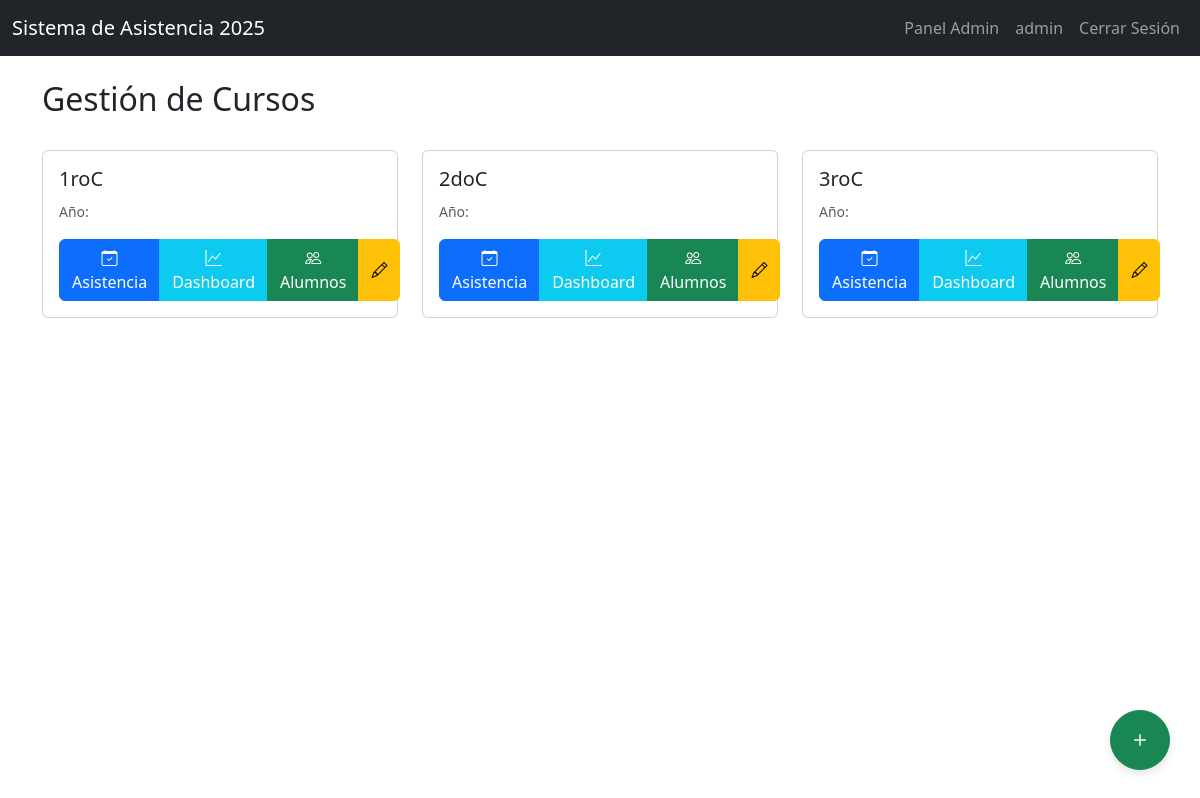
/dashboard (signed in), run on the app's committed database.
### tables this page shows
CREATE TABLE cursos (
                id INTEGER PRIMARY KEY AUTOINCREMENT,
                nombre TEXT UNIQUE
            );

### app.py (the view)
@app.route('/dashboard')
@login_required
def index():
    conn = get_db_connection()
    cursos = conn.execute('SELECT * FROM cursos ORDER BY nombre').fetchall()
    conn.close()
    return render_template('index.html', cursos=cursos)

### app.py (called while the page is built)
def get_db_connection():
    os.makedirs(os.path.dirname(DB_PATH), exist_ok=True)
    conn = sqlite3.connect(DB_PATH)
    conn.row_factory = sqlite3.Row
    cursor = conn.cursor()
    cursor.execute("SELECT name FROM sqlite_master WHERE type='table'")
    if not cursor.fetchall():
        init_db()
    return conn

def login_required(f):
    @wraps(f)
    def decorated_function(*args, **kwargs):
        if 'user_id' not in session:
            flash('Por favor inicia sesión para acceder', 'error')
            return redirect(url_for('login'))
        return f(*args, **kwargs)
    return decorated_function

### templates/index.html (shortened to what this page needs)
<!DOCTYPE html>
<html lang="es">
<head>
    <link href="https://cdn.jsdelivr.net/npm/bootstrap@5.3.0/dist/css/bootstrap.min.css" rel="stylesheet">
    <link href="https://cdn.jsdelivr.net/npm/bootstrap-icons@1.7.2/font/bootstrap-icons.css" rel="stylesheet">
    <link rel="stylesheet" href="https://cdnjs.cloudflare.com/ajax/libs/font-awesome/6.0.0/css/all.min.css">
</head>
<body>
    <nav class="navbar navbar-expand-lg navbar-dark bg-dark">
        <div class="container-fluid">
            <a class="navbar-brand" href="{{ url_for('index') }}">Sistema de Asistencia 2025</a>
            <div class="collapse navbar-collapse" id="navbarNav">
                <ul class="navbar-nav ms-auto">
                    {% if session.user_role == 'admin' %}
                    <li class="nav-item">
                        <a class="nav-link" href="{{ url_for('admin_panel') }}">Panel Admin</a>
                    </li>
                    {% endif %}
                    <li class="nav-item">
                        <span class="nav-link">{{ session.username }}</span>
                    </li>
                    <li class="nav-item">
                        <a class="nav-link" href="{{ url_for('logout') }}">Cerrar Sesión</a>
                    </li>
                </ul>
            </div>
        </div>
    </nav>
    <div class="container mt-4">
        <div class="row mb-4">
            <div class="col">
                <h2>Gestión de Cursos</h2>
            </div>
        </div>
        <div class="row row-cols-1 row-cols-md-3 g-4">
            {% for curso in cursos %}
            <div class="col">
                <div class="card h-100 course-card">
                    <div class="card-body">
                        <h5 class="card-title">{{ curso.nombre }}</h5>
                        <p class="card-text">
                            <small class="text-muted">Año: {{ curso.año }}</small>
                        </p>
                        <div class="btn-group w-100">
                            <a href="{{ url_for('asistencia', curso_id=curso.id) }}" class="btn btn-primary">
                                <i class="bi bi-calendar-check"></i> Asistencia
                            </a>
                            <a href="{{ url_for('dashboard', curso_id=curso.id) }}" class="btn btn-info text-white">
                                <i class="bi bi-graph-up"></i> Dashboard
                            </a>
                            <a href="{{ url_for('gestionar_alumnos', id=curso.id) }}" class="btn btn-success">
                                <i class="bi bi-people"></i> Alumnos
                            </a>
                            <button class="btn btn-warning" onclick="editarCurso({{ curso.id }}, '{{ curso.nombre }}', {{ curso.año }})">
                                <i class="bi bi-pencil"></i>
                            </button>
                        </div>
                    </div>
                </div>
            </div>
            {% endfor %}
        </div>
        <button class="btn btn-success btn-float" onclick="agregarCurso()">
            <i class="bi bi-plus"></i>
        </button>
    </div>
</body>
</html>

### templates/index.html (style rules this page uses)
.course-card { transition: transform 0.3s; }
.btn-float { position: fixed; bottom: 30px; right: 30px; width: 60px; height: 60px; border-radius: 50%; font-size: 24px; display: flex; align-items: center; justify-content: center; box-shadow: 0 4px 8px rgba(0,0,0,0.1); }

### data on the page
cursos: nombre "1roC"
cursos: nombre "2doC"
cursos: nombre "3roC"

### other printed values
{{ session.username }} "admin"
